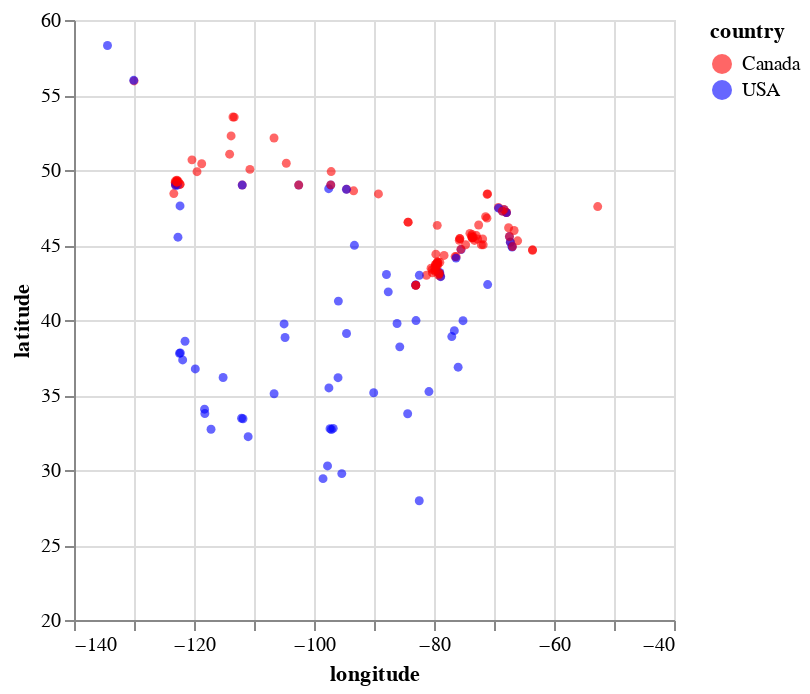

The cell this chart's notebook holds for it:
### Code cell
chart_cities = alt.Chart(train_df).mark_circle(size=20, opacity=0.6).encode(
    alt.X('longitude:Q', scale=alt.Scale(domain=[-140, -40])),
    alt.Y('latitude:Q', scale=alt.Scale(domain=[20, 60])),
    alt.Color('country:N', scale=alt.Scale(domain=['Canada', 'USA'],
                                           range=['red', 'blue'])))
chart_cities

### Figure 1 — Vega-Lite specification as saved in the notebook (floating-point values rounded to 4 significant figures; data arrays with more than 128 entries replaced by an {"elided": "..."} marker saying what was removed)
{"config": {"view": {"continuousWidth": 300, "continuousHeight": 300}}, "data": {"name": "data-66158384001fb6a73b6445c49f67d5ce"}, "mark": {"type": "circle", "opacity": 0.6, "size": 20}, "encoding": {"color": {"field": "country", "scale": {"domain": ["Canada", "USA"], "range": ["red", "blue"]}, "type": "nominal"}, "x": {"field": "longitude", "scale": {"domain": [-140, -40]}, "type": "quantitative"}, "y": {"field": "latitude", "scale": {"domain": [20, 60]}, "type": "quantitative"}}, "$schema": "https://vega.github.io/schema/vega-lite/v5.8.0.json", "datasets": {"data-66158384001fb6a73b6445c49f67d5ce": {"elided": "167 records"}}}
